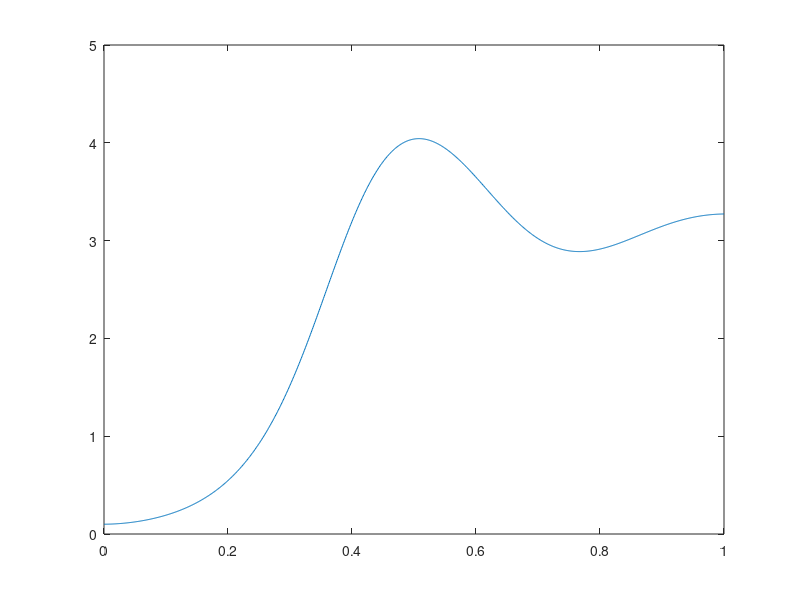
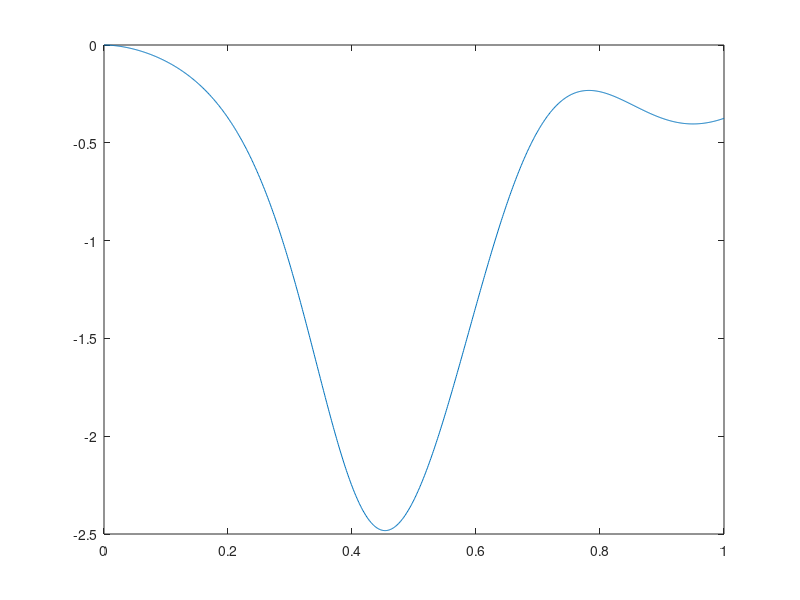
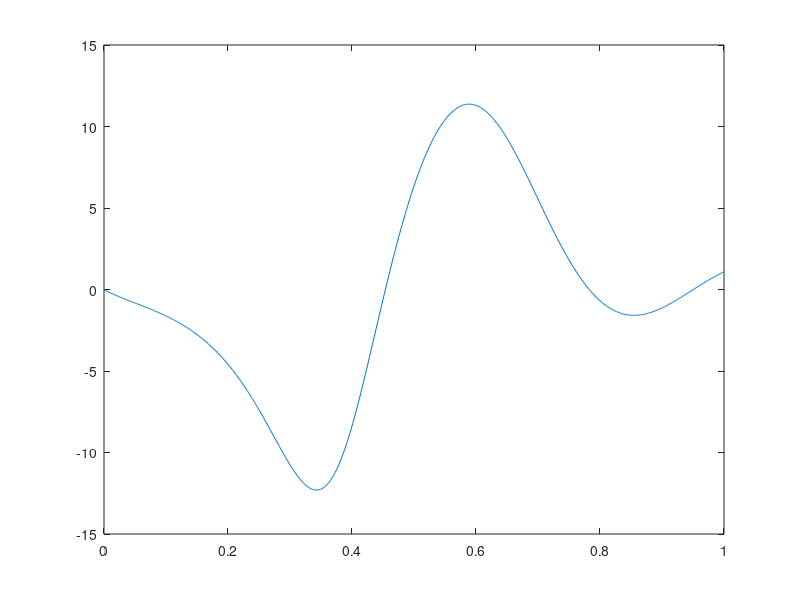

MATLAB code to generate these figures, in order:
clear
clc

Tw = 0;
g = 9.80665;
l = 0.;
m2 = 1;
l_g = 0.05;
m1 = 0.1;
r = 0.025; % [m]
I1 = (1/12) * m1 * (l)^2;
I2 = (1/2) * m2 * r^2;
c1 = 1*10^-3; % 粘性係数 1*10^-3
c2 = 1*10^-3; % フライホイールの粘性係数

dt = 0.001;
t = 0 : dt : 1;
i = 0;
dth1 = 0;
dth2 = 0;
th1 = 0.1;
th2 = 0;
s_th1 = [];
s_th2 = [];
s_dth2 = [];
for n = t
    i = i + 1;
    ddth1 = (Tw - c1*dth1 + c2*dth2 + g*sin(th1)*(l*m2 + l_g*m1))/(m2*l^2 + m1*l_g^2 + I1);
    ddth2 = -(Tw - c1*dth1 + c2*dth2 + (I1*(Tw + c2*dth2))/I2 + g*sin(th1)*(l*m2 + l_g*m1) + (l^2*m2*(Tw + c2*dth2))/I2 + (l_g^2*m1*(Tw + c2*dth2))/I2)/(m2*l^2 + m1*l_g^2 + I1);

    dth1 = dth1 + ddth1 * dt;
    dth2 = dth2 + ddth2 * dt;
    
    th1 = th1 + dth1 * dt;
    th2 = th2 + dth2 * dt;
    
    s_th1 = [s_th1 th1];
    s_th2 = [s_th2 th2];
    s_dth2 = [s_dth2 dth2];
end

figure(1)
plot(t, s_th1)

figure(2)
plot(t, s_th2)

figure(3)
plot(t, s_dth2)